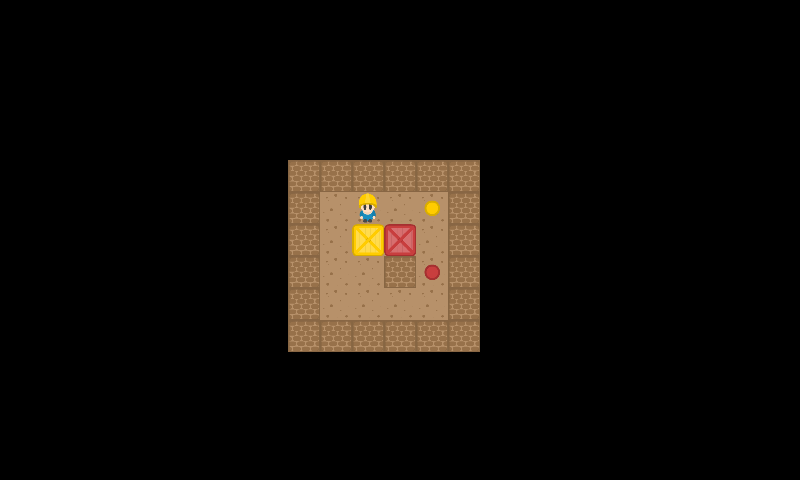

Tiled map render using the project's own tile images. Description and the map definition, with tile-layer contents summarised, below:
An orthogonal 25x15 tile map with 32x32 px tiles, 2 tile layers (StaticMap, Objetos).

<map version="1.0" orientation="orthogonal" renderorder="right-down" width="25" height="15" tilewidth="32" tileheight="32">
 <tileset firstgid="1" name="Tileset" tilewidth="32" tileheight="32">
  <image source="Tileset.png" width="192" height="192" />
  <tile id="0">
   <properties>
    <property name="tipo" value="pared" />
   </properties>
  </tile>
  <tile id="6">
   <properties>
    <property name="tipo" value="pared" />
   </properties>
  </tile>
  <tile id="8">
   <properties>
    <property name="color" value="purple" />
    <property name="tipo" value="endPoint" />
   </properties>
  </tile>
  <tile id="9">
   <properties>
    <property name="color" value="gray" />
    <property name="tipo" value="endPoint" />
   </properties>
  </tile>
  <tile id="10">
   <properties>
    <property name="color" value="brown" />
    <property name="tipo" value="endPoint" />
   </properties>
  </tile>
  <tile id="11">
   <properties>
    <property name="color" value="blue" />
    <property name="tipo" value="endPoint" />
   </properties>
  </tile>
  <tile id="12">
   <properties>
    <property name="tipo" value="pared" />
   </properties>
  </tile>
  <tile id="14">
   <properties>
    <property name="color" value="black" />
    <property name="tipo" value="endPoint" />
   </properties>
  </tile>
  <tile id="15">
   <properties>
    <property name="color" value="purple" />
    <property name="tipo" value="caja" />
   </properties>
  </tile>
  <tile id="16">
   <properties>
    <property name="color" value="gray" />
    <property name="tipo" value="caja" />
   </properties>
  </tile>
  <tile id="17">
   <properties>
    <property name="color" value="brown" />
    <property name="tipo" value="caja" />
   </properties>
  </tile>
  <tile id="18">
   <properties>
    <property name="tipo" value="pared" />
   </properties>
  </tile>
  <tile id="20">
   <properties>
    <property name="color" value="beige" />
    <property name="tipo" value="endPoint" />
   </properties>
  </tile>
  <tile id="21">
   <properties>
    <property name="color" value="blue" />
    <property name="tipo" value="caja" />
   </properties>
  </tile>
  <tile id="22">
   <properties>
    <property name="tipo" value="startPoint" />
   </properties>
  </tile>
  <tile id="24">
   <properties>
    <property name="tipo" value="pared" />
   </properties>
  </tile>
  <tile id="25">
   <properties>
    <property name="color" value="yellow" />
    <property name="tipo" value="endPoint" />
   </properties>
  </tile>
  <tile id="26">
   <properties>
    <property name="color" value="yellow" />
    <property name="tipo" value="caja" />
   </properties>
  </tile>
  <tile id="27">
   <properties>
    <property name="color" value="black" />
    <property name="tipo" value="caja" />
   </properties>
  </tile>
  <tile id="30">
   <properties>
    <property name="tipo" value="pared" />
   </properties>
  </tile>
  <tile id="31">
   <properties>
    <property name="color" value="red" />
    <property name="tipo" value="endPoint" />
   </properties>
  </tile>
  <tile id="32">
   <properties>
    <property name="color" value="red" />
    <property name="tipo" value="caja" />
   </properties>
  </tile>
  <tile id="33">
   <properties>
    <property name="color" value="beige" />
    <property name="tipo" value="caja" />
   </properties>
  </tile>
  <tile id="34">
   <properties>
    <property name="box" value="beige" />
   </properties>
  </tile>
 </tileset>
 <layer name="StaticMap" width="25" height="15">
  <data>[375 cells, 36 non-empty, 2 distinct tile ids]</data>
 </layer>
 <layer name="Objetos" width="25" height="15">
  <data>[375 cells, 5 non-empty, 5 distinct tile ids]</data>
 </layer>
</map>
